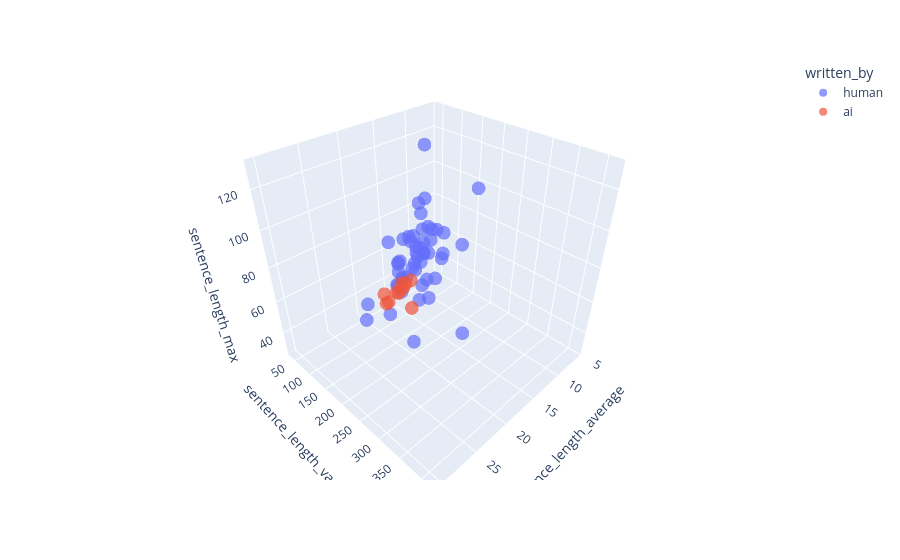

The notebook cell this image was saved under:
### Code cell
fig = px.scatter_3d(
    stories_df,
    "sentence_length_average",
    "sentence_length_variance",
    "sentence_length_max",
    color=stories_df["written_by"],
    opacity=0.7
)

fig.show()

### Figure 1 — Plotly figure (JSON) as saved in the notebook; plotly's stock layout.template omitted (floating-point values rounded to 4 significant figures)
{"data": [{"hovertemplate": "written_by=human<br>sentence_length_average=%{x}<br>sentence_length_variance=%{y}<br>sentence_length_max=%{z}<extra></extra>", "legendgroup": "human", "marker": {"color": "#636efa", "opacity": 0.7, "symbol": "circle"}, "mode": "markers", "name": "human", "scene": "scene", "showlegend": true, "type": "scatter3d", "x": [12.78, 16.69, 15.71, 14.7, 15.15, 14.39, 13.65, 15.47, 16.02, 13.68, 15.25, 14.84, 18.36, 22.2, 19.64, 14.42, 15.62, 18.05, 15.06, 11.7, 12.74, 27.84, 12.7, 27.07, 17.92, 5.701, 11.97, 17.28, 18.07, 15.71, 17.07, 17.1, 17.85, 17.89, 21.46, 14.59, 11.19, 30.29, 22.71, 17.63, 15.45, 18.76, 23.25, 18.76, 17.12, 16.02, 18.39, 16.55, 18.67, 16.99, 17.39], "y": [113.3, 165.4, 152.9, 125.8, 154.2, 154.8, 121.0, 148.3, 141.3, 131.1, 120.1, 143.5, 154.6, 251.1, 256.9, 101.0, 255.1, 201.0, 174.8, 61.72, 135.7, 336.7, 128.7, 415.3, 175.2, 60.71, 237.4, 200.5, 196.1, 212.2, 190.0, 192.9, 245.2, 226.3, 171.7, 151.0, 63.22, 281.8, 124.6, 120.4, 95.88, 144.5, 199.4, 165.8, 115.5, 151.7, 144.0, 110.3, 143.5, 105.9, 130.9], "z": [79, 49, 78, 70, 74, 88, 61, 102, 84, 68, 77, 95, 88, 103, 107, 76, 92, 91, 90, 45, 75, 81, 66, 97, 76, 40, 113, 57, 66, 82, 111, 67, 101, 74, 94, 130, 43, 89, 54, 54, 51, 74, 61, 68, 66, 73, 55, 66, 68, 51, 59]}, {"hovertemplate": "written_by=ai<br>sentence_length_average=%{x}<br>sentence_length_variance=%{y}<br>sentence_length_max=%{z}<extra></extra>", "legendgroup": "ai", "marker": {"color": "#EF553B", "opacity": 0.7, "symbol": "circle"}, "mode": "markers", "name": "ai", "scene": "scene", "showlegend": true, "type": "scatter3d", "x": [19.23, 13.43, 17.5, 12.61, 16.53, 18.68, 16.44, 14.72, 12.92, 12.66], "y": [186.3, 38.34, 78.14, 45.35, 67.19, 96.42, 99.06, 78.75, 76.97, 54.88], "z": [53, 28, 35, 30, 32, 47, 43, 43, 41, 35]}], "layout": {"legend": {"title": {"text": "written_by"}, "tracegroupgap": 0}, "margin": {"t": 60}, "scene": {"domain": {"x": [0, 1], "y": [0, 1]}, "xaxis": {"title": {"text": "sentence_length_average"}}, "yaxis": {"title": {"text": "sentence_length_variance"}}, "zaxis": {"title": {"text": "sentence_length_max"}}}}}
